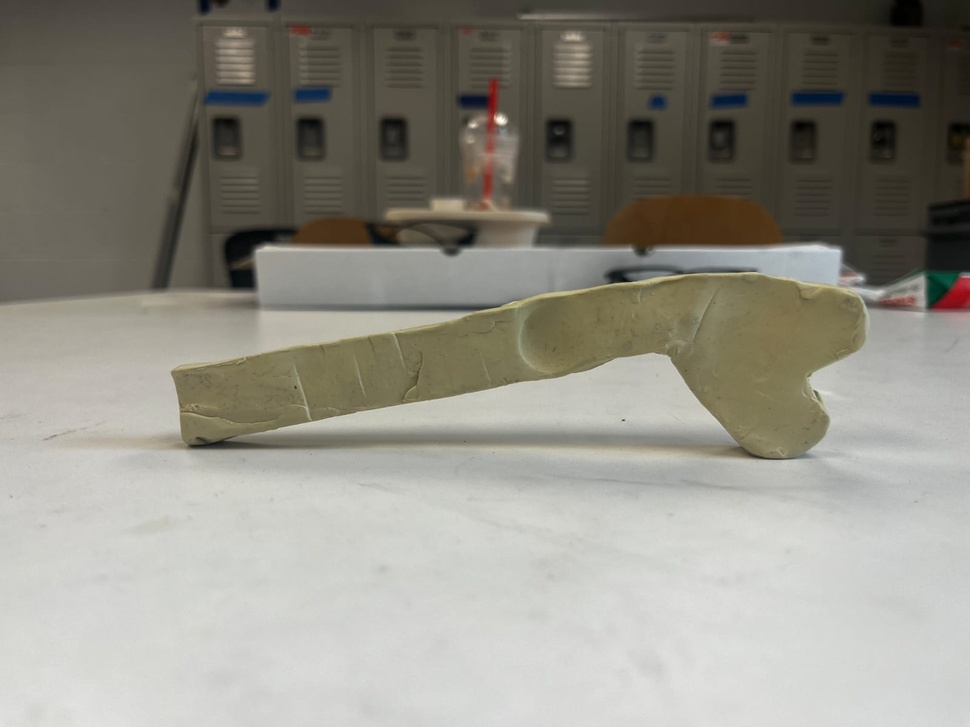
#> input picture pre.jpg, 970 x 727 px, shrunk from 1600 x 1200 before the run
$ python main.py
#> lines starting #> are read from the running program, lines starting #| are printed output that depends on the picture
import cv2
import numpy as np
import matplotlib.pyplot as plt

# Read your before and after forming images (use your image paths)
before_image = cv2.imread("pre.jpg", cv2.IMREAD_GRAYSCALE)
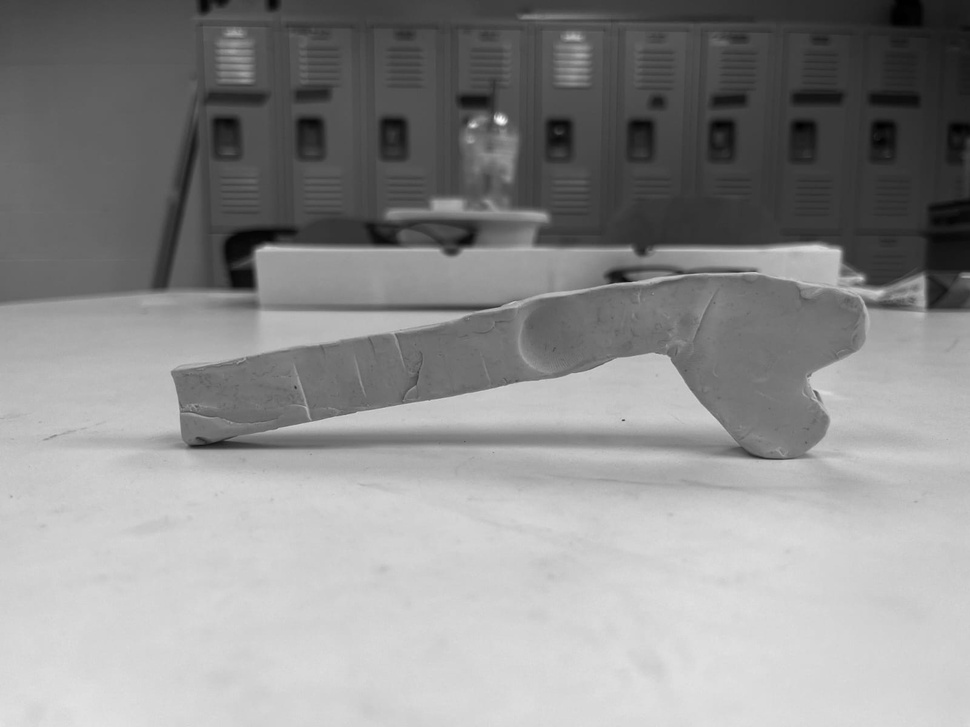
#> before_image: shape (727, 970); min 0, max 254, mean 142.1
after_image = cv2.imread("post.jpg", cv2.IMREAD_GRAYSCALE)
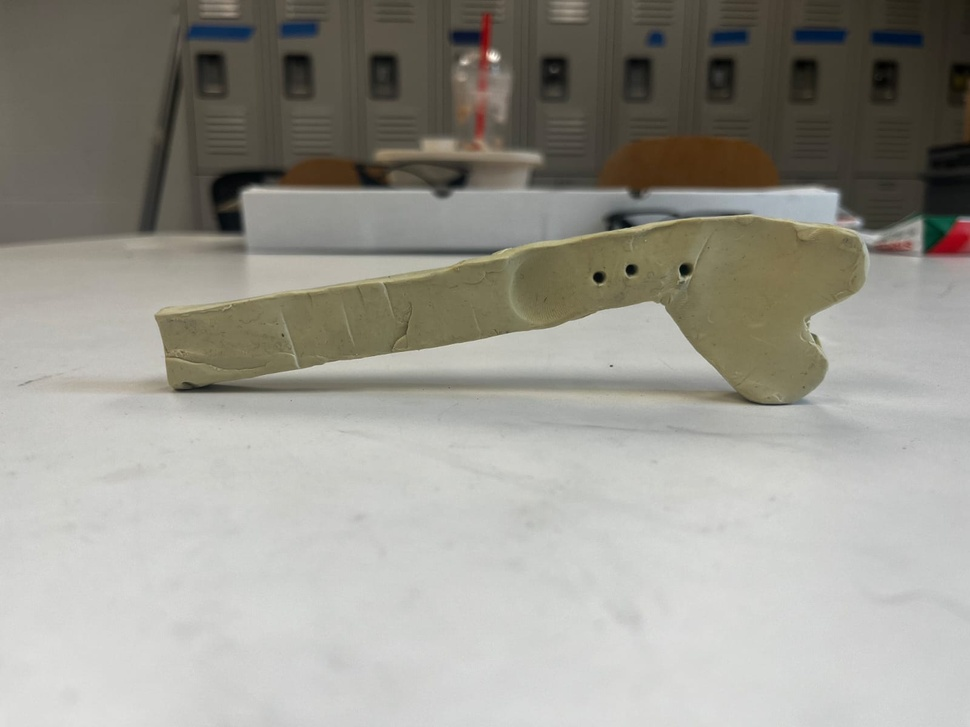
#> input picture post.jpg, 970 x 727 px, shrunk from 1600 x 1200 before the run
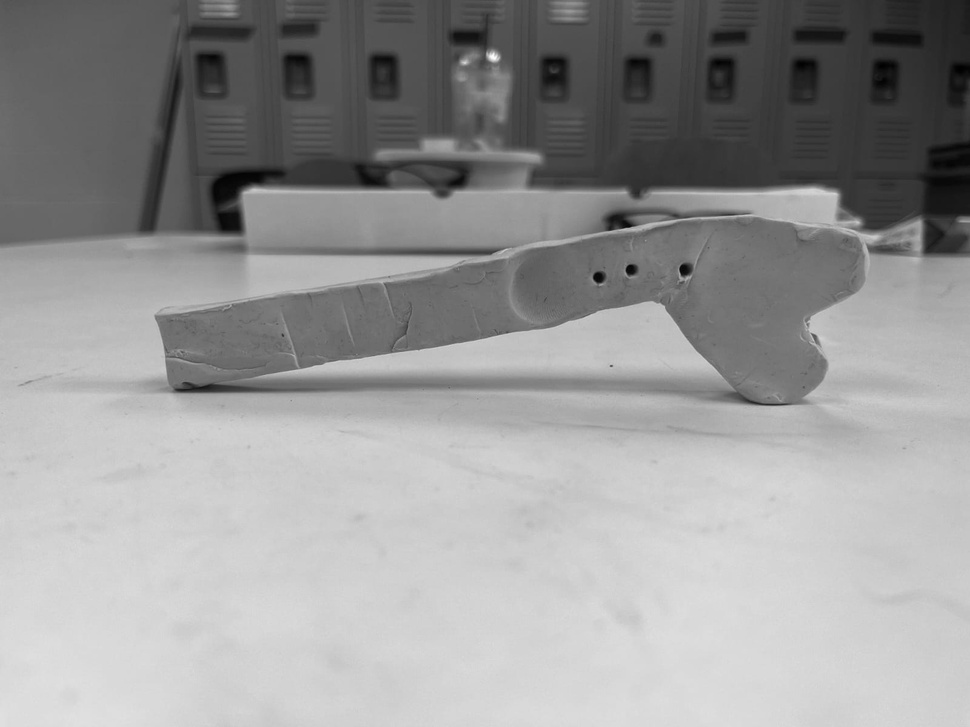
#> after_image: shape (727, 970); min 0, max 253, mean 151.5

# Check if images loaded correctly
if before_image is None or after_image is None:
    print("Error: Could not load one of the images.")
else:
    # Pre-process the images (you can tweak the operations as needed)
    before_image = cv2.GaussianBlur(before_image, (5, 5), 0)
    after_image = cv2.GaussianBlur(after_image, (5, 5), 0)

    # Calculate the difference between the images (strain analysis concept)
    strain_image = cv2.absdiff(before_image, after_image)
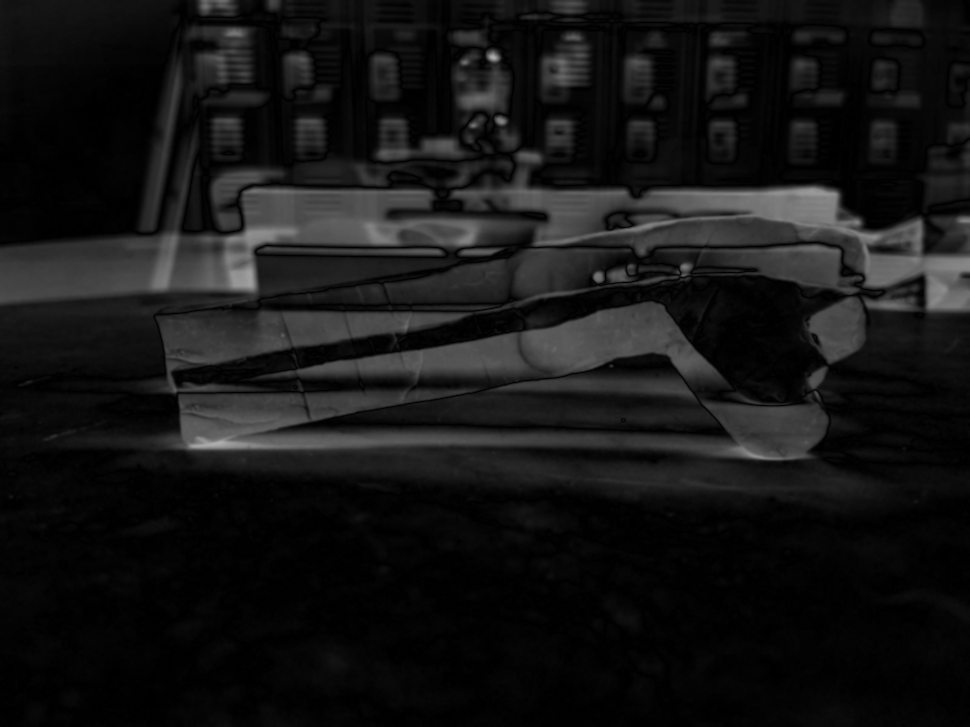
#> strain_image: shape (727, 970); min 0, max 175, mean 20.9

    # Display the results
    plt.figure(figsize=(12, 6))

    plt.subplot(1, 3, 1)
    plt.imshow(before_image, cmap="gray")
    plt.title("Before Forming")

    plt.subplot(1, 3, 2)
    plt.imshow(after_image, cmap="gray")
    plt.title("After Forming")

    plt.subplot(1, 3, 3)
    plt.imshow(strain_image, cmap="hot")
    plt.title("Strain (Difference)")

    plt.show()
